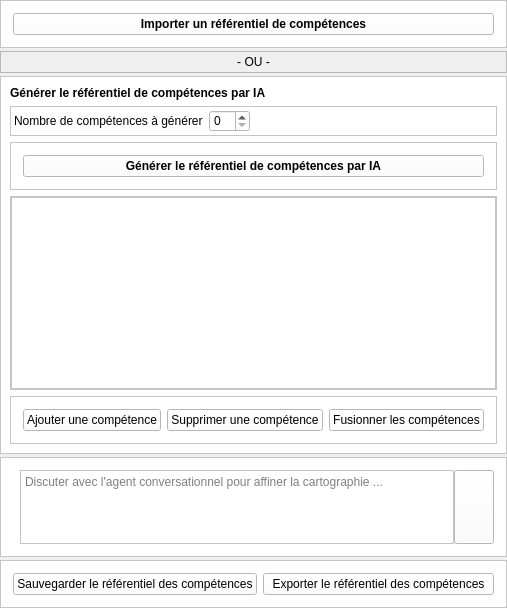
            <widget class="QWidget" name="page_referentiel">
             <layout class="QVBoxLayout" name="verticalLayout">
              <property name="spacing">
               <number>3</number>
              </property>
              <property name="leftMargin">
               <number>0</number>
              </property>
              <property name="topMargin">
               <number>0</number>
              </property>
              <property name="rightMargin">
               <number>0</number>
              </property>
              <property name="bottomMargin">
               <number>0</number>
              </property>
              <item>
               <widget class="QFrame" name="frame_19">
                <property name="styleSheet">
                 <string notr="true">background-color: white;</string>
                </property>
                <property name="frameShape">
                 <enum>QFrame::Shape::StyledPanel</enum>
                </property>
                <property name="frameShadow">
                 <enum>QFrame::Shadow::Raised</enum>
                </property>
                <layout class="QHBoxLayout" name="horizontalLayout_13">
                 <property name="spacing">
                  <number>6</number>
                 </property>
                 <property name="leftMargin">
                  <number>12</number>
                 </property>
                 <property name="topMargin">
                  <number>12</number>
                 </property>
                 <property name="rightMargin">
                  <number>12</number>
                 </property>
                 <property name="bottomMargin">
                  <number>12</number>
                 </property>
                 <item>
                  <widget class="QPushButton" name="btn_importer_referentiel_competences">
                   <property name="font">
                    <font>
                     <bold>true</bold>
                    </font>
                   </property>
                   <property name="text">
                    <string>Importer un référentiel de compétences</string>
                   </property>
                   <property name="icon">
                    <iconset resource="../resources/icon/resources.qrc">
                     <normaloff>:/icon/export-svgrepo-com.svg</normaloff>:/icon/export-svgrepo-com.svg</iconset>
                   </property>
                  </widget>
                 </item>
                </layout>
               </widget>
              </item>
              <item>
               <widget class="QFrame" name="frame_54">
                <property name="frameShape">
                 <enum>QFrame::Shape::StyledPanel</enum>
                </property>
                <property name="frameShadow">
                 <enum>QFrame::Shadow::Raised</enum>
                </property>
                <layout class="QVBoxLayout" name="verticalLayout_32">
                 <property name="spacing">
                  <number>6</number>
                 </property>
                 <property name="leftMargin">
                  <number>3</number>
                 </property>
                 <property name="topMargin">
                  <number>3</number>
                 </property>
                 <property name="rightMargin">
                  <number>3</number>
                 </property>
                 <property name="bottomMargin">
                  <number>3</number>
                 </property>
                 <item>
                  <widget class="QLabel" name="label_12">
                   <property name="text">
                    <string>- OU -</string>
                   </property>
                   <property name="alignment">
                    <set>Qt::AlignmentFlag::AlignCenter</set>
                   </property>
                  </widget>
                 </item>
                </layout>
               </widget>
              </item>
              <item>
               <widget class="QFrame" name="frame_24">
                <property name="styleSheet">
                 <string notr="true">background-color: white;</string>
                </property>
                <property name="frameShape">
                 <enum>QFrame::Shape::StyledPanel</enum>
                </property>
                <property name="frameShadow">
                 <enum>QFrame::Shadow::Raised</enum>
                </property>
                <layout class="QVBoxLayout" name="verticalLayout_16">
                 <item>
                  <widget class="QLabel" name="label_21">
                   <property name="font">
                    <font>
                     <bold>true</bold>
                    </font>
                   </property>
                   <property name="text">
                    <string>Générer le référentiel de compétences par IA</string>
                   </property>
                  </widget>
                 </item>
                 <item>
                  <widget class="QFrame" name="frame_38">
                   <property name="frameShape">
                    <enum>QFrame::Shape::StyledPanel</enum>
                   </property>
                   <property name="frameShadow">
                    <enum>QFrame::Shadow::Raised</enum>
                   </property>
                   <layout class="QHBoxLayout" name="horizontalLayout_26">
                    <property name="spacing">
                     <number>6</number>
                    </property>
                    <property name="leftMargin">
                     <number>3</number>
                    </property>
                    <property name="topMargin">
                     <number>3</number>
                    </property>
                    <property name="rightMargin">
                     <number>3</number>
                    </property>
                    <property name="bottomMargin">
                     <number>3</number>
                    </property>
                    <item>
                     <widget class="QLabel" name="label_17">
                      <property name="text">
                       <string>Nombre de compétences à générer</string>
                      </property>
                     </widget>
                    </item>
                    <item>
                     <widget class="QSpinBox" name="spin_nb_competences_projet_referentiel"/>
                    </item>
                    <item>
                     <spacer name="horizontalSpacer_4">
                      <property name="orientation">
                       <enum>Qt::Orientation::Horizontal</enum>
                      </property>
                      <property name="sizeHint" stdset="0">
                       <size>
                        <width>40</width>
                        <height>20</height>
                       </size>
                      </property>
                     </spacer>
                    </item>
                   </layout>
                  </widget>
                 </item>
                 <item>
                  <widget class="QFrame" name="frame_20">
                   <property name="frameShape">
                    <enum>QFrame::Shape::StyledPanel</enum>
                   </property>
                   <property name="frameShadow">
                    <enum>QFrame::Shadow::Raised</enum>
                   </property>
                   <layout class="QHBoxLayout" name="horizontalLayout_14">
                    <property name="spacing">
                     <number>6</number>
                    </property>
                    <property name="leftMargin">
                     <number>12</number>
                    </property>
                    <property name="topMargin">
                     <number>12</number>
                    </property>
                    <property name="rightMargin">
                     <number>12</number>
                    </property>
                    <property name="bottomMargin">
                     <number>12</number>
                    </property>
                    <item>
                     <widget class="QPushButton" name="btn_generer_referentiel_competences_ia">
                      <property name="font">
                       <font>
                        <bold>true</bold>
                       </font>
                      </property>
                      <property name="text">
                       <string>Générer le référentiel de compétences par IA</string>
                      </property>
                      <property name="icon">
                       <iconset resource="../resources/icon/resources.qrc">
                        <normaloff>:/icon/generative.ico</normaloff>:/icon/generative.ico</iconset>
                      </property>
                     </widget>
                    </item>
                   </layout>
                  </widget>
                 </item>
                 <item>
                  <widget class="QFrame" name="frame_55">
                   <property name="frameShape">
                    <enum>QFrame::Shape::StyledPanel</enum>
                   </property>
                   <property name="frameShadow">
                    <enum>QFrame::Shadow::Raised</enum>
                   </property>
                   <layout class="QVBoxLayout" name="verticalLayout_33">
                    <property name="spacing">
                     <number>6</number>
                    </property>
                    <property name="leftMargin">
                     <number>0</number>
                    </property>
                    <property name="topMargin">
                     <number>0</number>
                    </property>
                    <property name="rightMargin">
                     <number>0</number>
                    </property>
                    <property name="bottomMargin">
                     <number>0</number>
                    </property>
                    <item>
                     <widget class="QListWidget" name="list_referentiel_competences">
                      <property name="dragEnabled">
                       <bool>true</bool>
                      </property>
                      <property name="dragDropMode">
                       <enum>QAbstractItemView::DragDropMode::DragDrop</enum>
                      </property>
                      <property name="alternatingRowColors">
                       <bool>true</bool>
                      </property>
                      <property name="selectionMode">
                       <enum>QAbstractItemView::SelectionMode::MultiSelection</enum>
                      </property>
                      <property name="selectionBehavior">
                       <enum>QAbstractItemView::SelectionBehavior::SelectRows</enum>
                      </property>
                      <property name="wordWrap">
                       <bool>true</bool>
                      </property>
                      <property name="sortingEnabled">
                       <bool>true</bool>
                      </property>
                     </widget>
                    </item>
                   </layout>
                  </widget>
                 </item>
                 <item>
                  <widget class="QFrame" name="frame_13">
                   <property name="frameShape">
                    <enum>QFrame::Shape::StyledPanel</enum>
                   </property>
                   <property name="frameShadow">
                    <enum>QFrame::Shadow::Raised</enum>
                   </property>
                   <layout class="QHBoxLayout" name="horizontalLayout_2">
                    <property name="spacing">
                     <number>6</number>
                    </property>
                    <property name="leftMargin">
                     <number>12</number>
                    </property>
                    <property name="topMargin">
                     <number>12</number>
                    </property>
                    <property name="rightMargin">
                     <number>12</number>
                    </property>
                    <property name="bottomMargin">
                     <number>12</number>
                    </property>
                    <item>
                     <widget class="QPushButton" name="btn_ajouter_competence_referentiel">
                      <property name="text">
                       <string>Ajouter une compétence</string>
                      </property>
                      <property name="icon">
                       <iconset resource="../resources/icon/resources.qrc">
                        <normaloff>:/icon/add.ico</normaloff>:/icon/add.ico</iconset>
                      </property>
                     </widget>
                    </item>
                    <item>
                     <widget class="QPushButton" name="btn_supprimer_competence_referentiel">
                      <property name="text">
                       <string>Supprimer une compétence</string>
                      </property>
                      <property name="icon">
                       <iconset resource="../resources/icon/resources.qrc">
                        <normaloff>:/icon/delete.ico</normaloff>:/icon/delete.ico</iconset>
                      </property>
                     </widget>
                    </item>
                    <item>
                     <widget class="QPushButton" name="btn_fusionner_competence_referentiel">
                      <property name="text">
                       <string>Fusionner les compétences</string>
                      </property>
                      <property name="icon">
                       <iconset resource="../resources/icon/resources.qrc">
                        <normaloff>:/icon/fusionner.ico</normaloff>:/icon/fusionner.ico</iconset>
                      </property>
                     </widget>
                    </item>
                   </layout>
                  </widget>
                 </item>
                </layout>
               </widget>
              </item>
              <item>
               <widget class="QFrame" name="frame_18">
                <property name="maximumSize">
                 <size>
                  <width>16777215</width>
                  <height>100</height>
                 </size>
                </property>
                <property name="styleSheet">
                 <string notr="true">background-color: white;</string>
                </property>
                <property name="frameShape">
                 <enum>QFrame::Shape::StyledPanel</enum>
                </property>
                <property name="frameShadow">
                 <enum>QFrame::Shadow::Raised</enum>
                </property>
                <layout class="QHBoxLayout" name="horizontalLayout_25">
                 <property name="spacing">
                  <number>0</number>
                 </property>
                 <property name="leftMargin">
                  <number>12</number>
                 </property>
                 <property name="topMargin">
                  <number>12</number>
                 </property>
                 <property name="rightMargin">
                  <number>12</number>
                 </property>
                 <property name="bottomMargin">
                  <number>12</number>
                 </property>
                 <item>
                  <widget class="QLabel" name="label_zone_ia_2">
                   <property name="maximumSize">
                    <size>
                     <width>30</width>
                     <height>30</height>
                    </size>
                   </property>
                   <property name="text">
                    <string/>
                   </property>
                   <property name="pixmap">
                    <pixmap resource="../resources/icon/resources.qrc">:/icon/generative.ico</pixmap>
                   </property>
                   <property name="scaledContents">
                    <bool>true</bool>
                   </property>
                  </widget>
                 </item>
                 <item>
                  <widget class="QTextEdit" name="input_zone_tchat_referentiel">
                   <property name="maximumSize">
                    <size>
                     <width>16777215</width>
                     <height>80</height>
                    </size>
                   </property>
                   <property name="placeholderText">
                    <string>Discuter avec l'agent conversationnel pour affiner la cartographie ...</string>
                   </property>
                  </widget>
                 </item>
                 <item>
                  <widget class="QPushButton" name="btn_envoyer_ia_referentiel">
                   <property name="sizePolicy">
                    <sizepolicy hsizetype="Minimum" vsizetype="Expanding">
                     <horstretch>0</horstretch>
                     <verstretch>0</verstretch>
                    </sizepolicy>
                   </property>
                   <property name="text">
                    <string/>
                   </property>
                   <property name="icon">
                    <iconset resource="../resources/icon/resources.qrc">
                     <normaloff>:/icon/send.ico</normaloff>:/icon/send.ico</iconset>
                   </property>
                  </widget>
                 </item>
                </layout>
               </widget>
              </item>
              <item>
               <widget class="QFrame" name="frame_37">
                <property name="styleSheet">
                 <string notr="true">background-color: white;</string>
                </property>
                <property name="frameShape">
                 <enum>QFrame::Shape::StyledPanel</enum>
                </property>
                <property name="frameShadow">
                 <enum>QFrame::Shadow::Raised</enum>
                </property>
                <layout class="QHBoxLayout" name="horizontalLayout_24">
                 <property name="spacing">
                  <number>6</number>
                 </property>
                 <property name="leftMargin">
                  <number>12</number>
                 </property>
                 <property name="topMargin">
                  <number>12</number>
                 </property>
                 <property name="rightMargin">
                  <number>12</number>
                 </property>
                 <property name="bottomMargin">
                  <number>12</number>
                 </property>
                 <item>
                  <widget class="QPushButton" name="btn_sauvegarder_referentiel_competence">
                   <property name="text">
                    <string>Sauvegarder le référentiel des compétences</string>
                   </property>
                   <property name="icon">
                    <iconset resource="../resources/icon/resources.qrc">
                     <normaloff>:/icon/save.ico</normaloff>:/icon/save.ico</iconset>
                   </property>
                  </widget>
                 </item>
                 <item>
                  <widget class="QPushButton" name="btn_exporter_referentiel_competence">
                   <property name="text">
                    <string>Exporter le référentiel des compétences</string>
                   </property>
                   <property name="icon">
                    <iconset resource="../resources/icon/resources.qrc">
                     <normaloff>:/icon/import-svgrepo-com 14.22.36.svg</normaloff>:/icon/import-svgrepo-com 14.22.36.svg</iconset>
                   </property>
                  </widget>
                 </item>
                </layout>
               </widget>
              </item>
             </layout>
            </widget>
